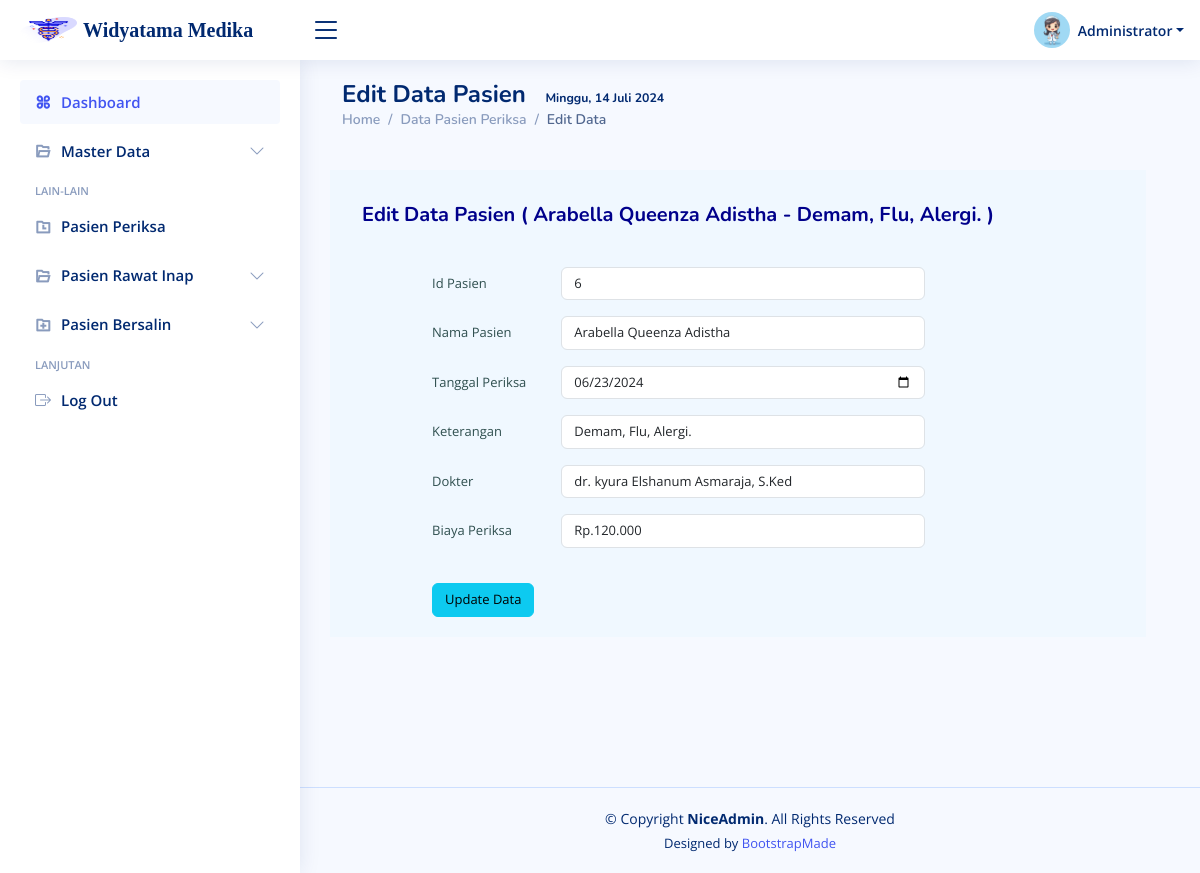
Page /admin/index.php?page=Eperiksa&id=6 (signed in) on the committed database.
### tables this page shows
CREATE TABLE `tb_periksa` (
  `id` int(11) NOT NULL,
  `nama_pasien` varchar(125) NOT NULL,
  `tgl` date NOT NULL,
  `ket` varchar(255) NOT NULL,
  `dokter` varchar(125) NOT NULL,
  `biaya` varchar(20) NOT NULL
);

### admin/Eperiksa.php (the view, shortened to what this page needs)
<main id="main" class="main">
<div class="pagetitle">
      <h1 style="font-weight: bold;">Edit Data Pasien &nbsp;
      <small><small><small><small><small>
        </small></small></small></small></small>
      </h1>
      <nav>
        <ol class="breadcrumb">
          <li class="breadcrumb-item"><a href="?page=dashboard">Home</a></li>
          <li class="breadcrumb-item"><a href="?page=periksa">Data Pasien Periksa</a></li>
          <li class="breadcrumb-item active">Edit Data</li>
        </ol>
      </nav>
      <br>
      <?php
          $idprs=$_GET['id'];
          $sqldataperiksa="SELECT * FROM tb_periksa WHERE id='$idprs'";
          require_once "../config/koneksi.php";
          $query=mysqli_query($koneksi,$sqldataperiksa);
          $data=mysqli_fetch_assoc($query);
      ?>
     <div class="row" id="idprs<?= $data['id']; ?>" style="background-color:aliceblue; padding: 20px; width: 100%;">
     <h5 style="color:darkblue; font-weight:bold; margin-top:13px; margin-bottom:40px">Edit Data Pasien ( <?= $data['nama_pasien']; ?> - <?= $data['ket']; ?> )</h5><br><br>
    <form action="Uperiksa.php" method="POST" style="margin-left:70px; font-size:13px;">
    <div class="row mb-3">
                  <label for="inputText" class="col-sm-2 col-form-label" style="color:darkslategray;">Id Pasien</label>
                  <div class="col-sm-6">
                    <input type="text" name="idprs" id="idprs" value="<?=$data['id']?>" placeholder="" class="form-control" style="font-size:13px;">
                  </div>
          </div>
    <div class="row mb-3">
                  <label for="inputText" class="col-sm-2 col-form-label" style="color:darkslategray;">Nama Pasien</label>
                  <div class="col-sm-6">
                    <input type="text" name="nmprs" id="nmprs" value="<?=$data['nama_pasien']?>" placeholder="" class="form-control" style="font-size:13px;">
                  </div>
          </div>
      <div class="row mb-3">
                  <label for="inputText" class="col-sm-2 col-form-label" style="color:darkslategray;">Tanggal Periksa</label>
                  <div class="col-sm-6">
                    <input type="date" name="tgl" id="tgl" value="<?=$data['tgl']?>" placeholder="" class="form-control" style="font-size:13px;">
                  </div>
      </div>
      <div class="row mb-3">
                  <label for="inputText" class="col-sm-2 col-form-label" style="color:darkslategray;">Keterangan</label>
                  <div class="col-sm-6">
                    <input type="text" name="ket" id="ket" value="<?=$data['ket']?>" placeholder="" class="form-control" style="font-size:13px;">
                  </div>
          </div>
      <div class="row mb-3">
                  <label for="inputText" class="col-sm-2 col-form-label" style="color:darkslategray;">Dokter</label>
                  <div class="col-sm-6">
                    <input type="text" name="dtr" id="dtr" value="<?=$data['dokter']?>" placeholder="" class="form-control" style="font-size:13px;">
                  </div>
          </div>
          <div class="row mb-3">
                  <label for="inputText" class="col-sm-2 col-form-label" style="color:darkslategray;">Biaya Periksa</label>
                  <div class="col-sm-6">
                    <input type="text" name="biaya" id="biaya" value="<?=$data['biaya']?>" placeholder="" class="form-control" style="font-size:13px;">
                  </div>
          </div><br>
          <div class="col-sm-10" style="float:left;">
                  <button type="submit" name="kirim" class="btn btn-info" style="font-size:13px;">Update Data</button>
        </div>
      </form>
      </div>
 </div>
</main>

### assets/css/style.css (style rules this page uses)
:root { scroll-behavior: smooth; }
body { font-family: "Open Sans", sans-serif; background: #f6f9ff; color: #444444; }
a { color: #4154f1; text-decoration: none; }
h1, h2, h3, h4, h5, h6 { font-family: "Nunito", sans-serif; }
#main { margin-top: 60px; padding: 20px 30px; transition: all 0.3s; }
.pagetitle { margin-bottom: 10px; }
.pagetitle h1 { font-size: 24px; margin-bottom: 0; font-weight: 600; color: #012970; }
.breadcrumb { font-size: 14px; font-family: "Nunito", sans-serif; color: #899bbd; font-weight: 600; }
.breadcrumb a { color: #899bbd; transition: 0.3s; }
.breadcrumb .breadcrumb-item::before { color: #899bbd; }
.breadcrumb .active { color: #51678f; font-weight: 600; }
@media (min-width: 1200px) { #main, #footer { margin-left: 300px; } }

### rows in the picture
tb_periksa: nama_pasien "Arabella Queenza Adistha", ket "Demam, Flu, Alergi.", idprs "6", nmprs "Arabella Queenza Adistha", tgl "06/23/2024", dtr "dr. kyura Elshanum Asmaraja, S.Ked", biaya "Rp.120.000"
